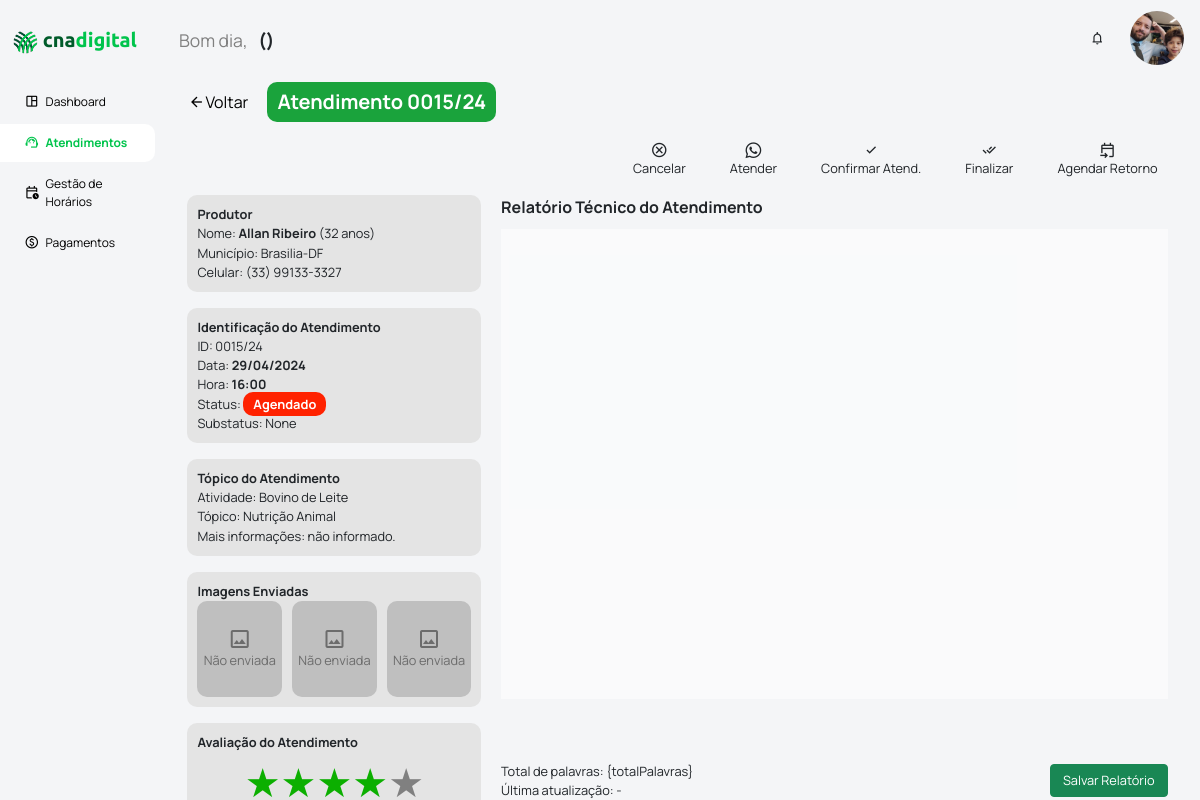
The app's page /tecnico/atendimentos/atendimento/15/, older data.
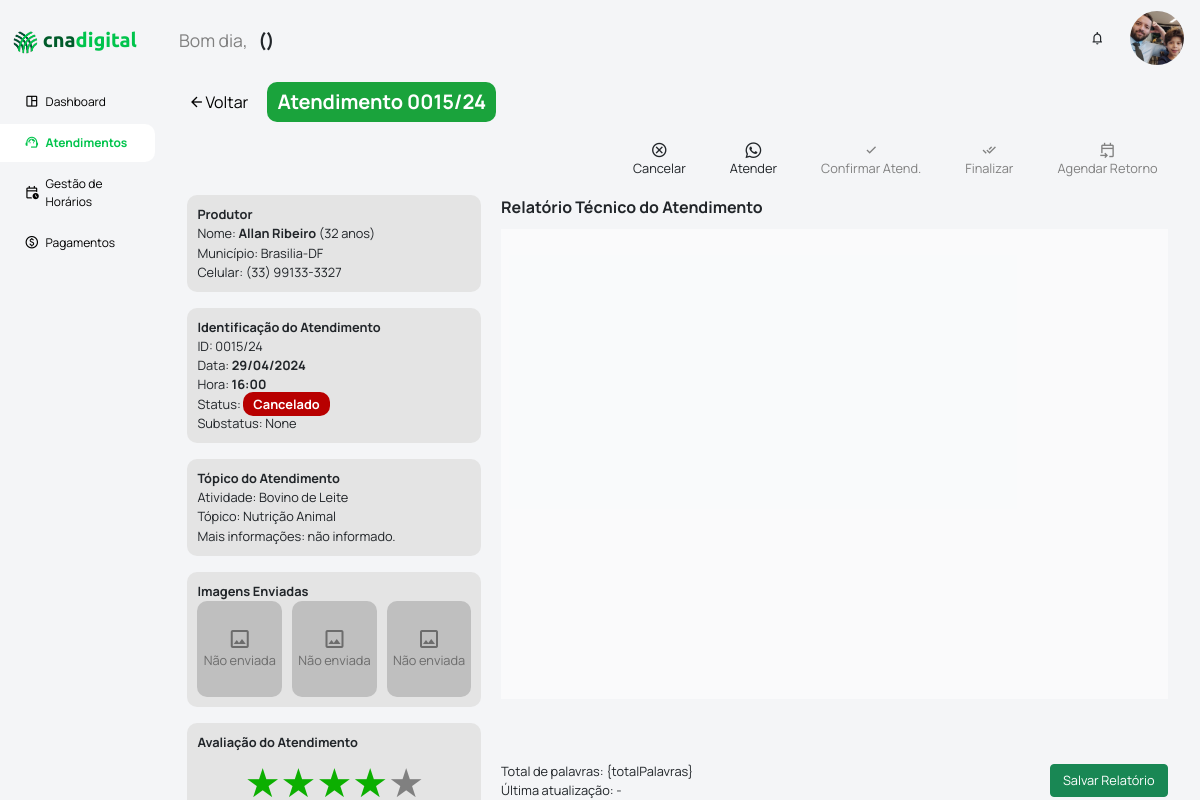
The same page, newer data.
### apps/modulo_tecnico/views.py (the view)
# urls.py: path('tecnico/atendimentos/atendimento/<int:id>/', tecnico_ficha_atendimento, name='tecnico_ficha_atendimento'),
def tecnico_ficha_atendimento(request, id):
    atendimento = Atendimento.objects.get(id=id)
    try:
        atendimentoConfirmacao = AtendimentoConfirmacao.objects.get(atendimento=atendimento)
    except AtendimentoConfirmacao.DoesNotExist:
        atendimentoConfirmacao = None
    conteudo = {
        'atendimento': atendimento,
        'atendimentoConfirmacao': atendimentoConfirmacao,
    }
    return render(request, 'modulo_tecnico/ficha_atendimento.html', conteudo)

### apps/modulo_admin/models.py (called while the page is built)
    def primeiro_ultimo_nome(self):
        partes_nome = self.nome_completo.split()
        primeiro_nome = partes_nome[0]
        ultimo_nome = partes_nome[-1] if len(partes_nome) > 1 else ''
        return f"{primeiro_nome} {ultimo_nome}"

    def uf_municipio(self):
        if self.reside_cod_ibge:
            try:
                uf_municipio = UF_Municipio.objects.get(cod_ibge=self.reside_cod_ibge)
                return f"{uf_municipio.municipio}-{uf_municipio.uf_sigla}"
            except UF_Municipio.DoesNotExist:
                return "Código IBGE não encontrado"
        return "Código IBGE não informado"

    def idade(self):
        if self.data_nascimento:
            hoje = date.today()  # Usando 'date.today()' corretamente
            idade = hoje.year - self.data_nascimento.year
            if (hoje.month, hoje.day) < (self.data_nascimento.month, self.data_nascimento.day):
                idade -= 1
            return idade
        return "Data de nascimento não informada"

    def atendimento_id(self):
        year_suffix = self.data.strftime('%y')
        id_str = str(self.id).zfill(4)
        return f"{id_str}/{year_suffix}"

### templates/modulo_tecnico/ficha_atendimento.html (shortened to what the changed rows need)
{% extends '_partials/base_main.html' %}
{% load static %}
{% block extra_head %}
    <link rel="stylesheet" href="{% static '/styles/modulo_tecnico/ficha_atendimento.css' %}">
    <link href="https://cdn.quilljs.com/1.3.6/quill.snow.css" rel="stylesheet">
    <link rel="stylesheet" href="https://cdnjs.cloudflare.com/ajax/libs/font-awesome/6.0.0-beta3/css/all.min.css">
{% endblock %}
{% block content %}
    <div class="container_page">
        <div class="barra_funcionalidades">
            <div class="funcionalidade" id="abrirOffcanvasCancelarAtendimento">
                <i class="material-symbols-outlined" style="font-size: 1.5vw; vertical-align: middle;">cancel</i>
                Cancelar
            </div>
            <div class="funcionalidade" id="abrirOffcanvasWhatsapp">
                <i class="fa-brands fa-whatsapp" style="font-size: 1.5vw; vertical-align: middle;"></i>
                Atender
            </div>
            <div class="funcionalidade" id="abrirOffcanvasConfirmarAtendimento">
                <i class="material-symbols-outlined" style="font-size: 1.5vw; vertical-align: middle;">check</i>
                Confirmar Atend.
            </div>
            <div class="funcionalidade" id="abrirOffcanvasFinalizarAtendimento">
                <i class="material-symbols-outlined" style="font-size: 1.5vw; vertical-align: middle;">done_all</i>
                Finalizar
            </div>
            <div class="funcionalidade" id="abrirOffcanvasAgendarRetorno">
                <i class="material-symbols-outlined" style="font-size: 1.5vw; vertical-align: middle;">event_upcoming</i>
                Agendar Retorno
            </div>
        </div>
        <div class="container_atendimento">
            <div class="container_atendimento_infos">
                <div class="atendimento_dados">
                    <span id="statusAtendimento" data-status="{{ atendimento.status }}">Status:
                        {% if atendimento.status == 'agendado' %}
                            <span class='status atendimento_agendado'>Agendado</span>
                        {% endif %}
                        {% if atendimento.status == 'cancelado' %}
                            <span class='status atendimento_cancelado'>Cancelado</span>
                        {% endif %}
                    </span>
                </div>
            </div>
        </div>
    </div>
{% endblock %}

Row changes from the older to the newer data that the page shows:
changed Atendimento "None": status "agendado" → "cancelado" (drawn)
Text that changed along with them:
text no longer shown: "Agendado"
text now shown: "Cancelado"
